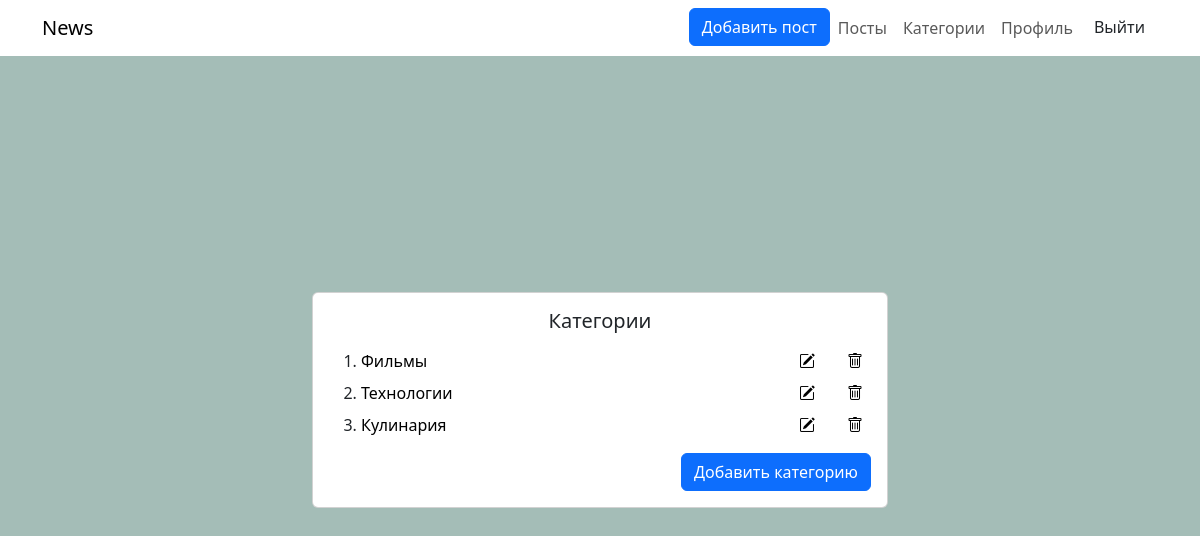
Page /categories/ (signed in) on the committed database.
### news/models.py (models this page shows, shortened)
class Category(models.Model):
    name = models.CharField(max_length=255)

### news/views.py (the view)
# urls.py: path('categories/', CategoryList.as_view(), name="categories"),
class CategoryList(LoginRequiredMixin,ListView):
    model = Category
    template_name = "news/categories.html"
    context_object_name = "categories"

### news/templates/news/categories.html
{% extends "base.html" %}
{% block content %}
<div class="center">
    <div class="card card-login m-auto">
        <div class="card-body">
            <h5 class="card-title  text-center mb-3">Категории</h5>
            {% if categories %}
            <ol class="categories">
                {% for category in categories %}
                <li>
                    <div class="row mt-2">
                        <div class="col-9">
                            <a href="{% url 'update-category' category.id %}"
                                style="text-decoration: none;color: #000;">{{ category.name }}</a>
                        </div>
                        <div class="task-controls col-3 card-text d-flex">
                            <a class="edit px-2 ms-auto" href="{% url 'update-category' category.id %}"><i
                                    class="bi bi-pencil-square"></i></a>
                            <a class="edit px-2" href="{% url 'delete-category' category.id %}"><i
                                    class="bi bi-trash"></i></a>
                        </div>
                    </div>
                </li>
                {%endfor%}
            </ol>
            <div class="d-grid gap-2 d-md-flex justify-content-md-end">
                <a href="{% url 'create-category' %}" class="btn btn-primary profile-button">Добавить категорию</a>
            </div>
            {% else %}
            <p class="text-center"> У вас нет категорий!
                <a href="{% url 'create-category' %}">Создать категорию</a>
            </p>
            {% endif %}
        </div>
    </div>
</div>
{% endblock content %}

### static/css/style.css (style rules this page uses)
:root { --color-primary: #ee394c; --color-secondary: #86b7fe; --color-light: #f2f2f2; --color-gray: #ced4da; --color-dark: #212121; --color-white: #ffffff; --color-error: #e2442f; --color-warning: #ffc900; --color-info: #02a2b9; --color-success: #1ba345; --color-input: #00d1b2; --border-radius: 5px; }
body { background-color: #a4bdb7 !important; color: #000; }
.card-login { max-width:576px; width:80%; }
.center { display: flex; flex-direction: column; align-items: center; justify-content: center; min-height: 70vh; }
.task-controls { display: flex; justify-content: space-between; gap: 1rem; }
.task-controls a { color: black; }

### rows in the picture
Category: name "Фильмы"
Category: name "Технологии"
Category: name "Кулинария"
